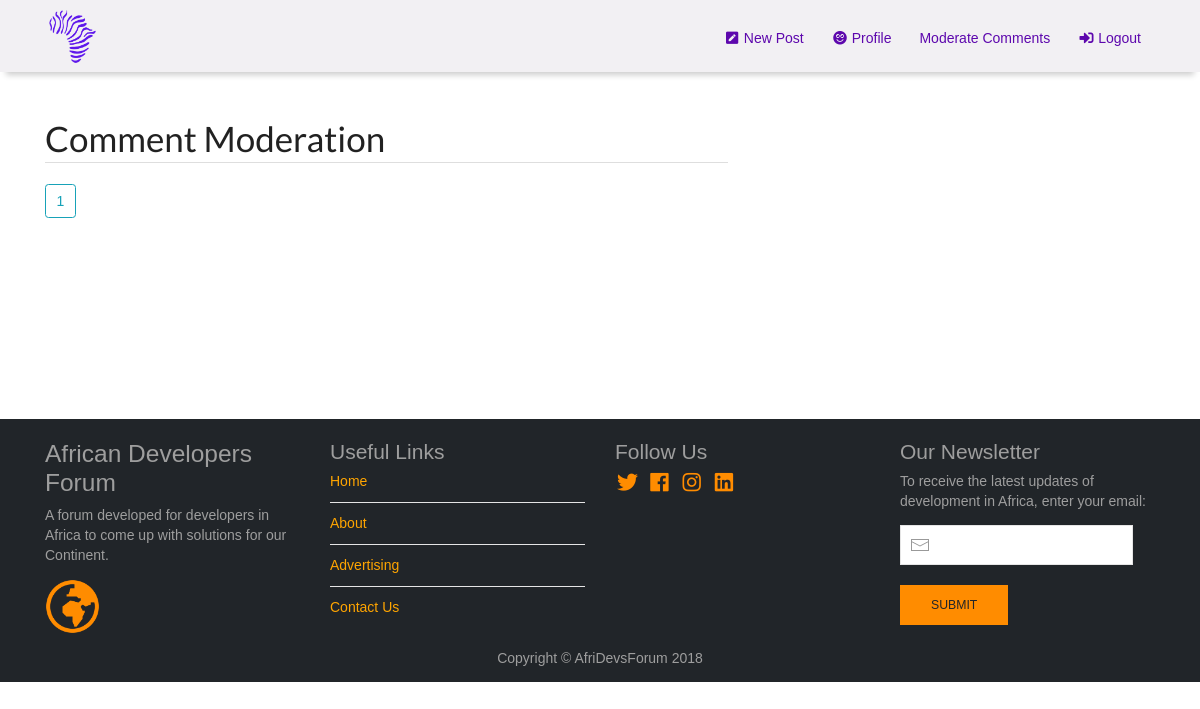
Page /moderate?page=2 (signed in) on the earlier database version.
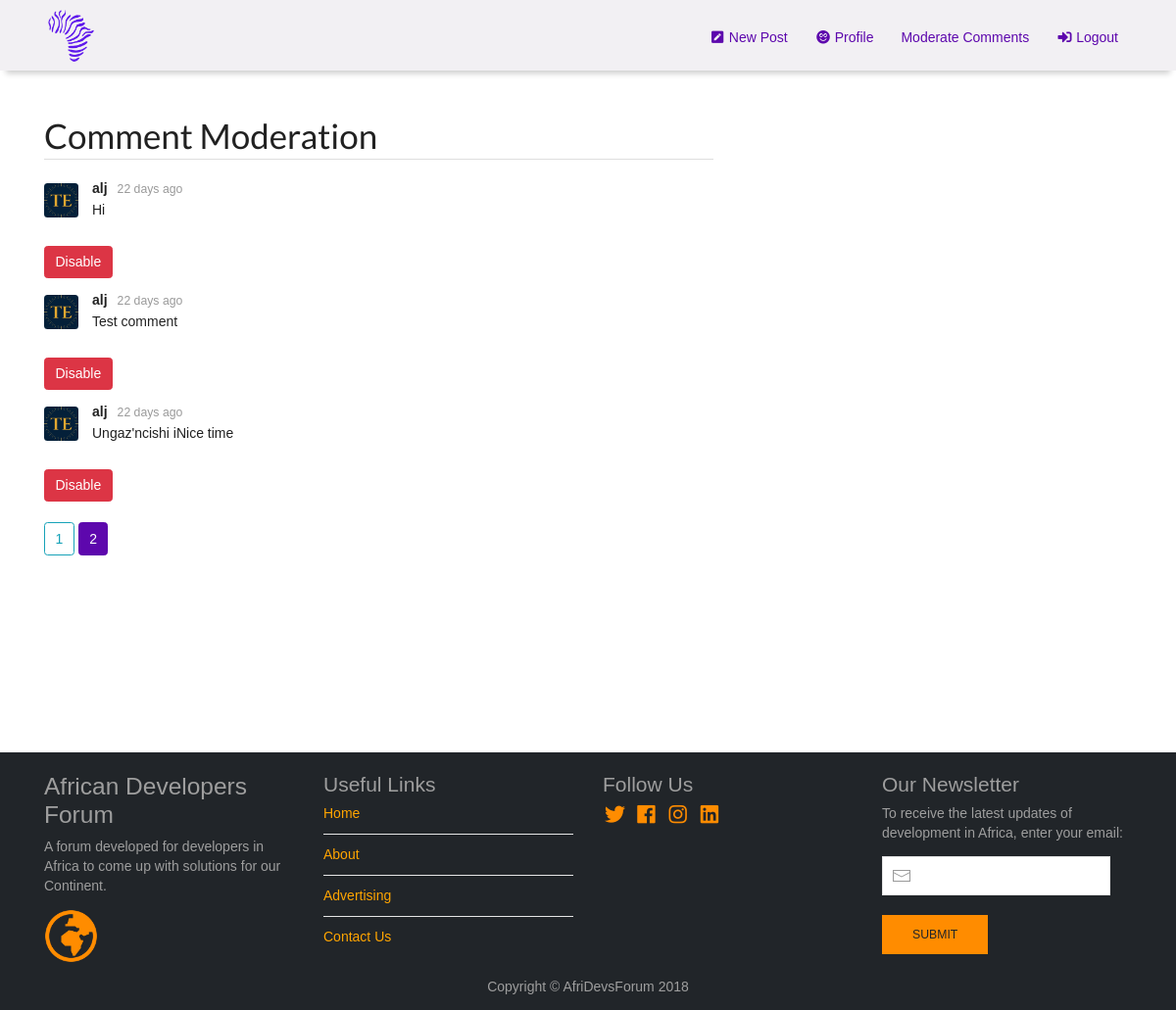
Same page on the later database version.
### flaskblog/models.py (models this page shows, shortened)
class Comment(db.Model):
    id = db.Column(db.Integer, primary_key = True)
    body = db.Column(db.Text)
    body_html = db.Column(db.Text)
    timestamp = db.Column(db.DateTime, index = True, default = datetime.utcnow)
    disabled = db.Column(db.Boolean)
    author_id = db.Column(db.Integer, db.ForeignKey('user.id'))
    post_id = db.Column(db.Integer, db.ForeignKey('post.id'))
    def __repr__(self):
        return f"Comment('{self.body}', '{self.timestamp}')"

class User(db.Model, UserMixin):  # this class is used for creating the database table User
    id = db.Column(db.Integer, primary_key = True)  # id attribute/column that is an integer and primary key
    name = db.Column(db.String(64))
    username = db.Column(db.String(20), unique = True, nullable = False)
    email = db.Column(db.String(120), unique = True, nullable = False)
    country = db.Column(db.String(20), nullable = False)
    about_me = db.Column(db.Text())
    member_since = db.Column(db.DateTime, default = datetime.utcnow)
    image_file = db.Column(db.String(20), nullable = False, default = 'default.jpg')
    password = db.Column(db.String(60), nullable = True)
    confirmed = db.Column(db.Boolean, default = False)
    role_id = db.Column(db.Integer, db.ForeignKey('role.id'))
    posts = db.relationship('Post', backref = 'author',
                            lazy = True)  # defining a relationship between user(author) & post
    comments = db.relationship('Comment', backref = 'author', lazy = 'dynamic')
    def can(self, permissions):
        return self.role is not None and \
               (self.role.permissions & permissions) == permissions

### flaskblog/posts/routes.py (the view)
@posts.route('/moderate')
@login_required
@moderator_required
def moderate():
    form = CommentForm()
    page = request.args.get('page', 1, type = int)
    pagination = Comment.query.order_by(Comment.timestamp.asc()).paginate(page, per_page = current_app.config[
        'FLASKY_COMMENTS_PER_PAGE'], error_out = False)
    comments = pagination.items
    print(comments)
    return render_template('moderate_comments.html', comments = comments,
                           pagination = pagination, page = page, form = form)

### flaskblog/posts/forms.py
class CommentForm(FlaskForm):
    body = StringField('Enter your comment', validators = [DataRequired()])
    submit = SubmitField('Comment')

### flaskblog/main/__init__.py (called while the page is built)
@main.app_context_processor
def inject_permissions():
    return dict(Permission = Permission)

### flaskblog/models.py (called while the page is built)
@login_manager.user_loader  # decorator used for reloading the user based on the user id stored in the session
def load_user(user_id):  # this function gets the user id
    return User.query.get(int(user_id))

### flaskblog/users/routes.py (called while the page is built)
@users.before_app_request
def before_request():
    if current_user.is_authenticated:
        if not current_user.confirmed \
                and request.endpoint \
                and request.blueprint != 'users' \
                and request.endpoint != 'static':
            return redirect(url_for('users.unconfirmed'))

### flaskblog/templates/moderate_comments.html (shortened to what this page needs)
{% extends 'layout.html' %}
{% block content %}
<div class="ui dividing header page-header">
	<h1>Comment Moderation</h1>
</div>
{% set moderate = True %}
<div class="ui comments" wfd-id="196">
	{% for comment in comments %}
	<div class="comment" wfd-id="219">
		<a class="avatar">
			<img src="{{ url_for('static', filename='profile_pics/' + comment.author.image_file)}}">
		</a>
		<div class="content" wfd-id="220">
			<a class="author">{{comment.author.username}}</a>
			<div class="metadata" wfd-id="223">
				<span class="date" wfd-id="224">{{ moment(comment.timestamp).fromNow() }}</span>
			</div>
			{% if moderate or not comment.disabled %}
			{% if comment.body_html %}
			<div class="text" wfd-id="222">{{ comment.body_html | safe }}</div>
			{% else %}
			<div class="text" wfd-id="222">{{ comment.body }}</div>
			{% endif %}
			{% endif %}
		</div>
	</div>
	{% if moderate %}
	<br>
	{% if comment.disabled %}
	<a class="btn btn-primary btn-xs" href="{{ url_for('.moderate_enable',
				id=comment.id, page=page) }}">Enable</a>
	{% else %}
	<a class="btn btn-danger btn-xs" href="{{ url_for('.moderate_disable',
				id=comment.id, page=page) }}">Disable</a>
	{% endif %}
	{% endif %}
	{% endfor %}
</div>
{% for page_num in pagination.iter_pages(left_edge=1, right_edge=1, left_current=1, right_current=2) %}
{% if page_num %}
{% if pagination.page == page_num %}
<a class="btn btn-info mb-4" href="{{ url_for('posts.moderate', page=page_num) }}">{{ page_num }}</a>
{% else %}
<a class="btn btn-outline-info mb-4" href="{{ url_for('posts.moderate', page=page_num) }}">{{ page_num }}</a>
{% endif %}
{% else %}
...
{% endif %}
{% endfor %}
{% endblock content%}

Differences in the rows shown:
added Comment: image_file (picture), author.username "alj", timestamp "22 days ago", body_html "Hi"
added Comment: image_file (picture), author.username "alj", timestamp "22 days ago", body_html "Test comment"
added Comment: image_file (picture), author.username "alj", timestamp "22 days ago", body_html "Ungaz'ncishi iNice time"
Other differences:
new list line: "2"
